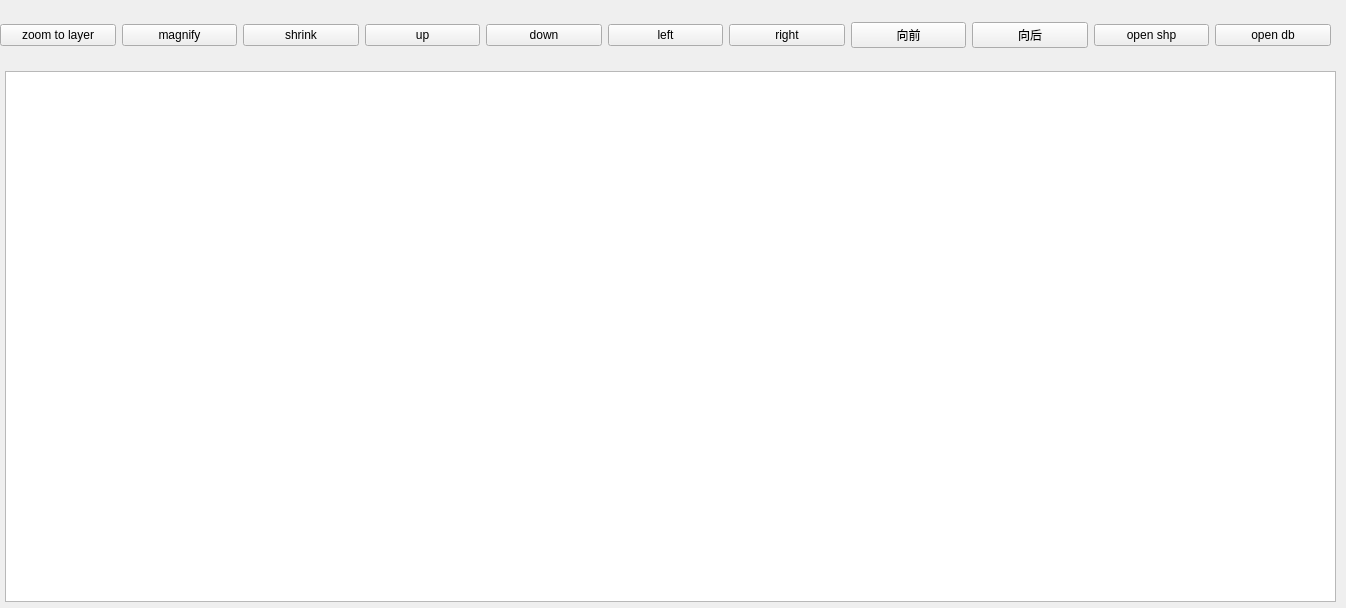
<?xml version="1.0" encoding="UTF-8"?>
<ui version="4.0">
 <class>Form</class>
 <widget class="QWidget" name="Form">
  <property name="geometry">
   <rect>
    <x>0</x>
    <y>0</y>
    <width>1346</width>
    <height>608</height>
   </rect>
  </property>
  <property name="windowTitle">
   <string>Form</string>
  </property>
  <widget class="QWidget" name="horizontalLayoutWidget_3">
   <property name="geometry">
    <rect>
     <x>0</x>
     <y>10</y>
     <width>1331</width>
     <height>51</height>
    </rect>
   </property>
   <layout class="QHBoxLayout" name="horizontalLayout_3">
    <item>
     <widget class="QPushButton" name="pushButton">
      <property name="text">
       <string>zoom to layer</string>
      </property>
     </widget>
    </item>
    <item>
     <widget class="QPushButton" name="pushButton_4">
      <property name="text">
       <string>magnify</string>
      </property>
     </widget>
    </item>
    <item>
     <widget class="QPushButton" name="pushButton_7">
      <property name="text">
       <string>shrink</string>
      </property>
     </widget>
    </item>
    <item>
     <widget class="QPushButton" name="pushButton_5">
      <property name="text">
       <string>up</string>
      </property>
     </widget>
    </item>
    <item>
     <widget class="QPushButton" name="pushButton_3">
      <property name="text">
       <string>down</string>
      </property>
     </widget>
    </item>
    <item>
     <widget class="QPushButton" name="pushButton_8">
      <property name="text">
       <string>left</string>
      </property>
     </widget>
    </item>
    <item>
     <widget class="QPushButton" name="pushButton_6">
      <property name="text">
       <string>right</string>
      </property>
     </widget>
    </item>
    <item>
     <widget class="QPushButton" name="pushButton_9">
      <property name="text">
       <string>向前</string>
      </property>
     </widget>
    </item>
    <item>
     <widget class="QPushButton" name="pushButton_10">
      <property name="text">
       <string>向后</string>
      </property>
     </widget>
    </item>
    <item>
     <widget class="QPushButton" name="pushButton_2">
      <property name="text">
       <string>open shp</string>
      </property>
     </widget>
    </item>
    <item>
     <widget class="QPushButton" name="pushButton_11">
      <property name="text">
       <string>open db</string>
      </property>
     </widget>
    </item>
   </layout>
  </widget>
  <widget class="QGraphicsView" name="graphicsView">
   <property name="geometry">
    <rect>
     <x>5</x>
     <y>71</y>
     <width>1331</width>
     <height>531</height>
    </rect>
   </property>
  </widget>
 </widget>
 <resources/>
 <connections/>
</ui>
